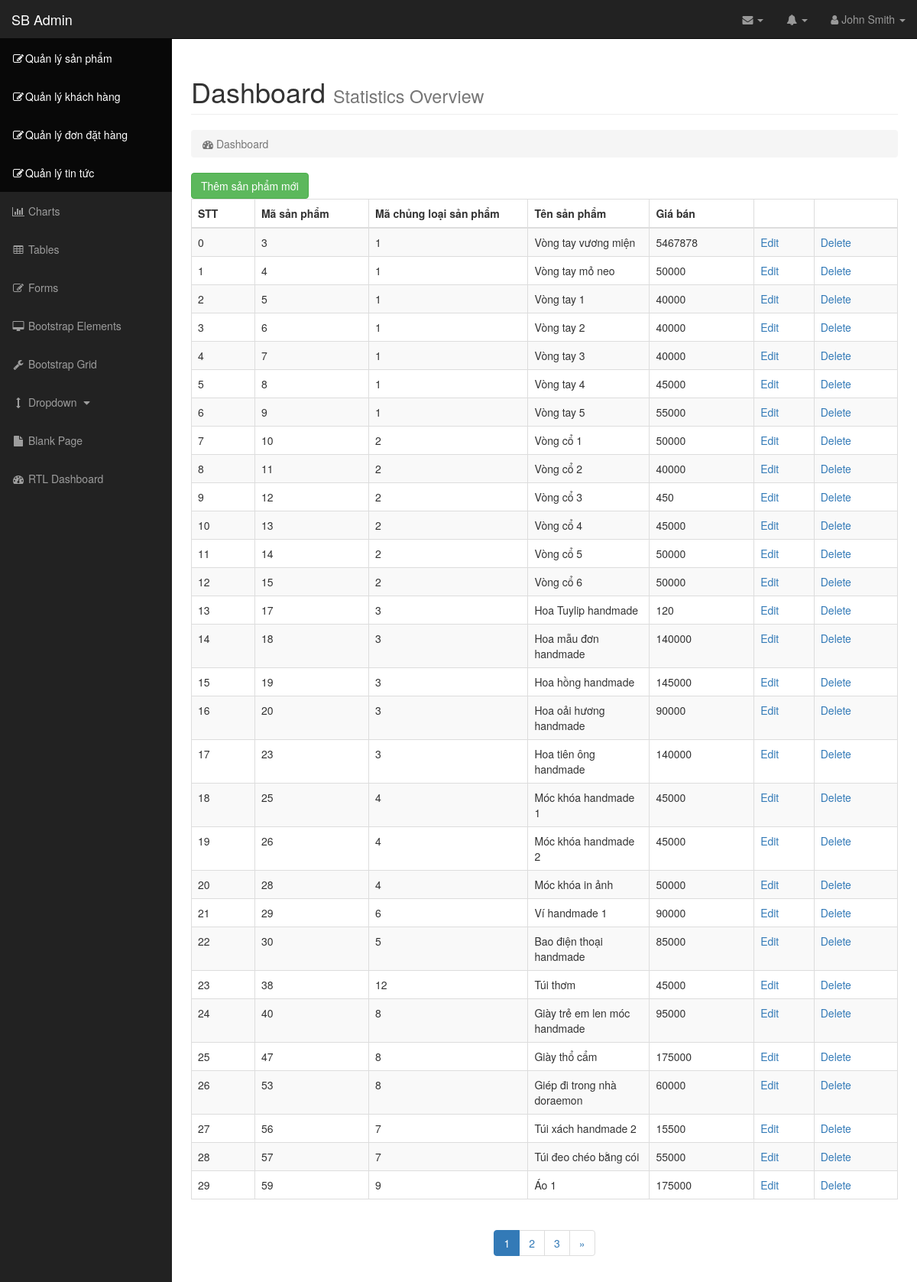
The app's page /index.php/quanlysanpham with its own data.
### tables this page shows
CREATE TABLE IF NOT EXISTS `san_pham` (
  `ma_san_pham` int(200) NOT NULL AUTO_INCREMENT,
  `ten_san_pham` varchar(50) DEFAULT NULL,
  `MCL` int(20) DEFAULT NULL,
  `gia_ban` double DEFAULT NULL,
  `chi_tiet_san_pham` varchar(4000) DEFAULT NULL,
  `hinh_minh_hoa` varchar(200) DEFAULT NULL,
  `hinh_1` varchar(101) NOT NULL,
  `hinh_2` varchar(102) NOT NULL,
  `noi_dung` mediumtext NOT NULL,
  `noi_dung1` varchar(10000) NOT NULL,
  `noi_dung_2` mediumtext NOT NULL,
  `noi_dung_3` int(11) NOT NULL,
  PRIMARY KEY (`ma_san_pham`),
  KEY `san_pham_ibfk_1` (`MCL`)
);

### application/libraries/template.php (called while the page is built, shortened)
<?php
class Template {
	private $CI;
	var $template_data = array();
	public function __construct()
	{
		$this->CI =& get_instance();
	}
	function set($content_area, $value)	{
		$this->template_data[$content_area] = $value;
	}
	function load($template = '', $name ='', $view = '' , $view_data = array(), $return = FALSE){
		$this->set($name , $this->CI->load->view($view, $view_data, TRUE));
		$this->CI->load->view('layouts/'.$template, $this->template_data);
	}
}

### index.php (called while the page is built, shortened)
<?php
require_once BASEPATH.'core/CodeIgniter.php';

### application/models/sanphamModel.php (called while the page is built, shortened)
<?php
class sanphamModel extends CI_Model
{
	var $tablename = "san_pham";
	public function getAllSP($limit=0,$start=0)
	{
		if($limit>0)
			$this->db->limit($limit, $start);
		$query = $this->db->get($this->tablename);
		return $query->result();
	}
}

### application/views/sanpham/sanpham_view.php (the view)
<a href="<?=site_url('sanpham/add')?>" class="btn btn-success">Thêm sản phẩm mới</a>
<div class="table-responsive">
    <table width="416" height="102" class="table table-bordered table-hover table-striped">
        <thead>
            <tr>
                <th width="31">STT</th>
                <th width="78">Mã sản phẩm</th>
                <th width="109">Mã chủng loại sản phẩm</th>
                <th width="51">Tên sản phẩm</th>
                <th width="47">Giá bán</th>
                <th width="40">&nbsp;</th>
                <th width="28">&nbsp;</th>
            </tr>
        </thead>
        <tbody>
        <?php $i=0;?>
         <?php  foreach($bang_sp as $sp){?>
            <tr>
                <td><?= $i++?></td>
                <td><?=$sp->ma_san_pham; ?></td>
                <td><?=$sp->MCL; ?></td>
                <td><?=$sp->ten_san_pham; ?></td>
                <td><?=$sp->gia_ban ;?></td>
                <td><a href="<?= site_url('sanpham/edit/'.$sp->ma_san_pham)?>">Edit</a></td>
                <td><a href="<?= site_url('sanpham/delete/'.$sp->ma_san_pham)?>" onclick=" return confirm('Bạn có chắc chắn muốn xoá sản phẩm này không ?')">Delete</a></td>
            </tr>
           <?php } ?>
        </tbody>
    </table>
</div>
<?= $phantrang ;?>

### assets/css/sb-admin.css (style rules this page uses)
body { margin-top: 100px; background-color: #222; }
@media (min-width:768px) { body { margin-top: 50px; } }

### records on screen
san_pham: ma_san_pham "3", MCL "1", ten_san_pham "Vòng tay vương miện", gia_ban "5467878"
san_pham: ma_san_pham "4", MCL "1", ten_san_pham "Vòng tay mỏ neo", gia_ban "50000"
san_pham: ma_san_pham "5", MCL "1", ten_san_pham "Vòng tay 1", gia_ban "40000"
san_pham: ma_san_pham "6", MCL "1", ten_san_pham "Vòng tay 2", gia_ban "40000"
san_pham: ma_san_pham "7", MCL "1", ten_san_pham "Vòng tay 3", gia_ban "40000"
san_pham: ma_san_pham "8", MCL "1", ten_san_pham "Vòng tay 4", gia_ban "45000"
san_pham: ma_san_pham "9", MCL "1", ten_san_pham "Vòng tay 5", gia_ban "55000"
san_pham: ma_san_pham "10", MCL "2", ten_san_pham "Vòng cổ 1", gia_ban "50000"
san_pham: ma_san_pham "11", MCL "2", ten_san_pham "Vòng cổ 2", gia_ban "40000"
san_pham: ma_san_pham "12", MCL "2", ten_san_pham "Vòng cổ 3", gia_ban "450"
san_pham: ma_san_pham "13", MCL "2", ten_san_pham "Vòng cổ 4", gia_ban "45000"
san_pham: ma_san_pham "14", MCL "2", ten_san_pham "Vòng cổ 5", gia_ban "50000"
san_pham: ma_san_pham "15", MCL "2", ten_san_pham "Vòng cổ 6", gia_ban "50000"
san_pham: ma_san_pham "17", MCL "3", ten_san_pham "Hoa Tuylip handmade", gia_ban "120"
san_pham: ma_san_pham "18", MCL "3", ten_san_pham "Hoa mẫu đơn handmade", gia_ban "140000"
san_pham: ma_san_pham "19", MCL "3", ten_san_pham "Hoa hồng handmade", gia_ban "145000"
san_pham: ma_san_pham "20", MCL "3", ten_san_pham "Hoa oải hương handmade", gia_ban "90000"
san_pham: ma_san_pham "23", MCL "3", ten_san_pham "Hoa tiên ông handmade", gia_ban "140000"
san_pham: ma_san_pham "25", MCL "4", ten_san_pham "Móc khóa handmade 1", gia_ban "45000"
san_pham: ma_san_pham "26", MCL "4", ten_san_pham "Móc khóa handmade 2", gia_ban "45000"
san_pham: ma_san_pham "28", MCL "4", ten_san_pham "Móc khóa in ảnh", gia_ban "50000"
san_pham: ma_san_pham "29", MCL "6", ten_san_pham "Ví handmade 1", gia_ban "90000"
san_pham: ma_san_pham "30", MCL "5", ten_san_pham "Bao điện thoại handmade", gia_ban "85000"
san_pham: ma_san_pham "38", MCL "12", ten_san_pham "Túi thơm", gia_ban "45000"
san_pham: ma_san_pham "40", MCL "8", ten_san_pham "Giày trẻ em len móc handmade", gia_ban "95000"
san_pham: ma_san_pham "47", MCL "8", ten_san_pham "Giày thổ cẩm", gia_ban "175000"
san_pham: ma_san_pham "53", MCL "8", ten_san_pham "Giép đi trong nhà doraemon", gia_ban "60000"
san_pham: ma_san_pham "56", MCL "7", ten_san_pham "Túi xách handmade 2", gia_ban "15500"
san_pham: ma_san_pham "57", MCL "7", ten_san_pham "Túi đeo chéo bằng cói", gia_ban "55000"
san_pham: ma_san_pham "59", MCL "9", ten_san_pham "Áo 1", gia_ban "175000"

### other values on screen
$phantrang "1 2 3 »"
